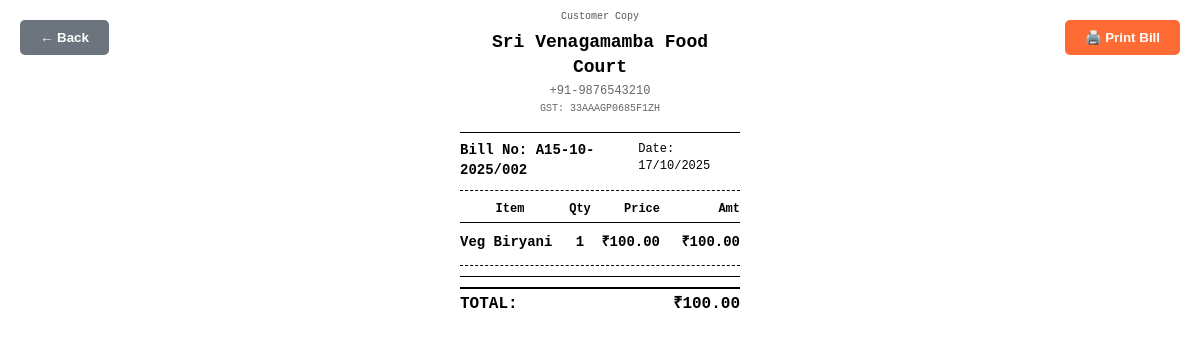
/bill/A15-10-2025/002, run on the app's committed database.
### tables this page shows
CREATE TABLE settings (
            id INTEGER PRIMARY KEY AUTOINCREMENT,
            key TEXT UNIQUE NOT NULL,
            value TEXT NOT NULL,
            updated_at TIMESTAMP DEFAULT CURRENT_TIMESTAMP
        );

CREATE TABLE bills (
            id INTEGER PRIMARY KEY AUTOINCREMENT,
            bill_number TEXT UNIQUE NOT NULL,
            items TEXT NOT NULL,
            subtotal REAL NOT NULL,
            tax_amount REAL NOT NULL,
            service_charge REAL NOT NULL,
            total REAL NOT NULL,
            created_at TIMESTAMP DEFAULT CURRENT_TIMESTAMP
        );

### app.py (the view)
@app.route('/bill/<path:bill_number>')
def view_bill(bill_number):
    def _get_bill(conn):
        cursor = conn.cursor()
        cursor.execute('SELECT * FROM bills WHERE bill_number = ?', (bill_number,))
        bill = cursor.fetchone()
        seq_number = None
        try:
            cursor.execute('SELECT seq_number FROM bill_sequence WHERE bill_number = ?', (bill_number,))
            row = cursor.fetchone()
            if row:
                seq_number = row[0]
        except sqlite3.OperationalError:
            seq_number = None
        return bill, seq_number
    try:
        bill, seq_number = safe_db_operation(_get_bill)
    except Exception as e:
        print(f"Error fetching bill {bill_number}: {e}")
        flash('Error loading bill', 'error')
        return redirect(url_for('reports'))
    if not bill:
        flash('Bill not found', 'error')
        return redirect(url_for('reports'))
    try:
        items = json.loads(bill[2]) if isinstance(bill[2], str) else bill[2]
        if not isinstance(items, list):
            items = []
    except (json.JSONDecodeError, TypeError):
        items = []
    bill_data = {
        'id': bill[0],
        'bill_number': bill[1],
        'bill_items': items,  # Renamed from 'items' to 'bill_items' to avoid conflict
        'subtotal': bill[3],
        'tax_amount': bill[4],
        'service_charge': bill[5],
        'total': bill[6],
        'created_at': bill[7],
        'seq_number': seq_number
    }
    settings_data = {
        'restaurant_name': get_setting('restaurant_name', 'My Restaurant'),
        'restaurant_address': get_setting('restaurant_address', '123 Main Street, City'),
        'restaurant_phone': get_setting('restaurant_phone', '+1-234-567-8900'),
        'restaurant_gst': get_setting('restaurant_gst', '')
    }
    copy_type = request.args.get('copy', 'student')
    return render_template('bill_print.html', bill=bill_data, settings=settings_data, copy_type=copy_type)

### app.py (called while the page is built, shortened)
def get_db_connection():
    max_retries = 3
    retry_delay = 0.1
    for attempt in range(max_retries):
        try:
            with db_lock:
                conn = sqlite3.connect('database/restaurant.db', timeout=10.0)
                conn.execute('PRAGMA journal_mode=WAL')
                conn.execute('PRAGMA synchronous=NORMAL')
                conn.execute('PRAGMA cache_size=1000')
                conn.execute('PRAGMA temp_store=MEMORY')
                return conn
        except Exception as e:
            print(f"Unexpected database error: {e}")
            raise e
    raise sqlite3.OperationalError("Could not acquire database lock after multiple attempts")

def safe_db_operation(operation_func, *args, **kwargs):
    conn = None
    try:
        conn = get_db_connection()
        result = operation_func(conn, *args, **kwargs)
        conn.commit()
        return result
    except Exception as e:
        if conn:
            conn.rollback()
        print(f"Database operation failed: {e}")
        raise e
    finally:
        if conn:
            conn.close()

def get_setting(key, default=None):
    def _get_setting(conn):
        cursor = conn.cursor()
        cursor.execute('SELECT value FROM settings WHERE key = ?', (key,))
        result = cursor.fetchone()
        return result[0] if result else default
    try:
        return safe_db_operation(_get_setting)
    except Exception as e:
        print(f"Error getting setting {key}: {e}")
        return default

### templates/bill_print.html (shortened to what this page needs)
<!DOCTYPE html>
<html lang="en">
<head>
</head>
<body>
    <button class="print-button no-print" style="left:20px; right:auto; background:#6c757d;" onclick="history.back()">
        ← <span data-lang="common.back">Back</span>
    </button>
    <button class="print-button no-print" onclick="window.print()">🖨️ Print Bill</button>
    <div class="bill-container">
        <div class="copy-label">{{ 'Customer Copy' if copy_type != 'kitchen' else 'Kitchen Copy' }}</div>
        <div class="bill-header">
            <div class="restaurant-name">{{ settings.restaurant_name }}</div>
            {% if settings.restaurant_phone %}
            <div class="restaurant-phone">{{ settings.restaurant_phone }}</div>
            {% endif %}
            {% if settings.restaurant_gst %}
            <div class="restaurant-gst">GST: {{ settings.restaurant_gst }}</div>
            {% endif %}
        </div>
        <div class="bill-info">
            <div class="bill-number">Bill No: {{ bill.bill_number }}</div>
            <div class="bill-date">Date: <span id="bill-date">{{ bill.created_at[:10] }}</span></div>
        </div>
        <div class="divider"></div>
        <div class="items-header">
            <div class="header-item">Item</div>
            <div class="header-qty">Qty</div>
            <div class="header-price">Price</div>
            <div class="header-amt">Amt</div>
        </div>
        <div class="bill-items">
            {% for item in bill.bill_items %}
            <div class="bill-item">
                <div class="item-name">{{ item.name }}</div>
                <div class="item-quantity">{{ item.quantity }}</div>
                <div class="item-price">₹{{ "%.2f"|format(item.price) }}</div>
                <div class="item-amount">₹{{ "%.2f"|format(item.price * item.quantity) }}</div>
            </div>
            {% endfor %}
        </div>
        <div class="divider"></div>
        <div class="bill-totals">
            <div class="total-row final-total">
                <span class="total-label">TOTAL:</span>
                <span class="total-amount">₹{{ "%.2f"|format(bill.total) }}</span>
            </div>
        </div>
    </div>
</body>
</html>

### templates/bill_print.html (style rules this page uses)
* { margin: 0; padding: 0; box-sizing: border-box; }
body { font-family: 'Courier New', monospace; font-size: 12px; line-height: 1.4; color: #000; background: white; position: relative; }
.bill-container { max-width: 300px; margin: 0 auto; padding: 10px; background: white; position: relative; z-index: 1; }
.copy-label { text-align: center; font-size: 10px; color: #555; margin-bottom: 6px; }
.bill-header { text-align: center; border-bottom: 1px solid #000; padding-bottom: 8px; margin-bottom: 8px; }
.restaurant-name { font-size: 18px; font-weight: bold; margin-bottom: 3px; }
.restaurant-phone { font-size: 12px; margin-bottom: 2px; color: #666; }
.restaurant-gst { font-size: 10px; margin-bottom: 8px; color: #666; }
.bill-info { margin-bottom: 8px; display: flex; justify-content: space-between; }
.bill-number { font-weight: bold; font-size: 14px; }
.bill-date { font-size: 12px; color: #000; }
.bill-items { margin-bottom: 8px; }
.items-header { display: flex; justify-content: space-between; font-weight: bold; border-bottom: 1px solid #000; padding-bottom: 4px; margin-bottom: 8px; }
.header-item { flex: 1; text-align: center; }
.header-qty { width: 40px; text-align: center; }
.header-price { width: 60px; text-align: right; }
.header-amt { width: 80px; text-align: right; }
.bill-item { display: flex; justify-content: space-between; margin-bottom: 5px; padding: 2px 0; }
.item-name { flex: 1; font-weight: bold; font-size: 14px; }
.item-quantity { width: 40px; text-align: center; font-weight: bold; font-size: 14px; }
.item-price { width: 60px; text-align: right; font-weight: bold; font-size: 14px; }
.item-amount { width: 80px; text-align: right; font-weight: bold; font-size: 14px; }
.bill-totals { border-top: 1px solid #000; padding-top: 6px; }
.total-row { display: flex; justify-content: space-between; margin-bottom: 3px; }
.total-label { font-weight: bold; }
.total-amount { font-weight: bold; }
.final-total { border-top: 2px solid #000; padding-top: 4px; margin-top: 4px; font-size: 16px; font-weight: bold; }
.divider { border-top: 1px dashed #000; margin: 10px 0; }
.print-button { position: fixed; top: 20px; right: 20px; background: #ff6b35; color: white; border: none; padding: 10px 20px; border-radius: 5px; cursor: pointer; font-weight: bold; z-index: 1000; }

### data on the page
settings: restaurant_name "Sri Venagamamba Food Court"
settings: restaurant_phone "+91-9876543210"
settings: restaurant_gst "33AAAGP0685F1ZH"
bills: bill_number "A15-10-2025/002", total "100.00"

### other printed values
{{ 'Customer Copy' if copy_type != 'kitchen' else 'Kitchen Copy' }} "Customer Copy"
{{ item.name }} "Veg Biryani"
{{ item.quantity }} "1"
{{ "%.2f"|format(item.price) }} "100.00"
{{ "%.2f"|format(item.price * item.quantity) }} "100.00"
